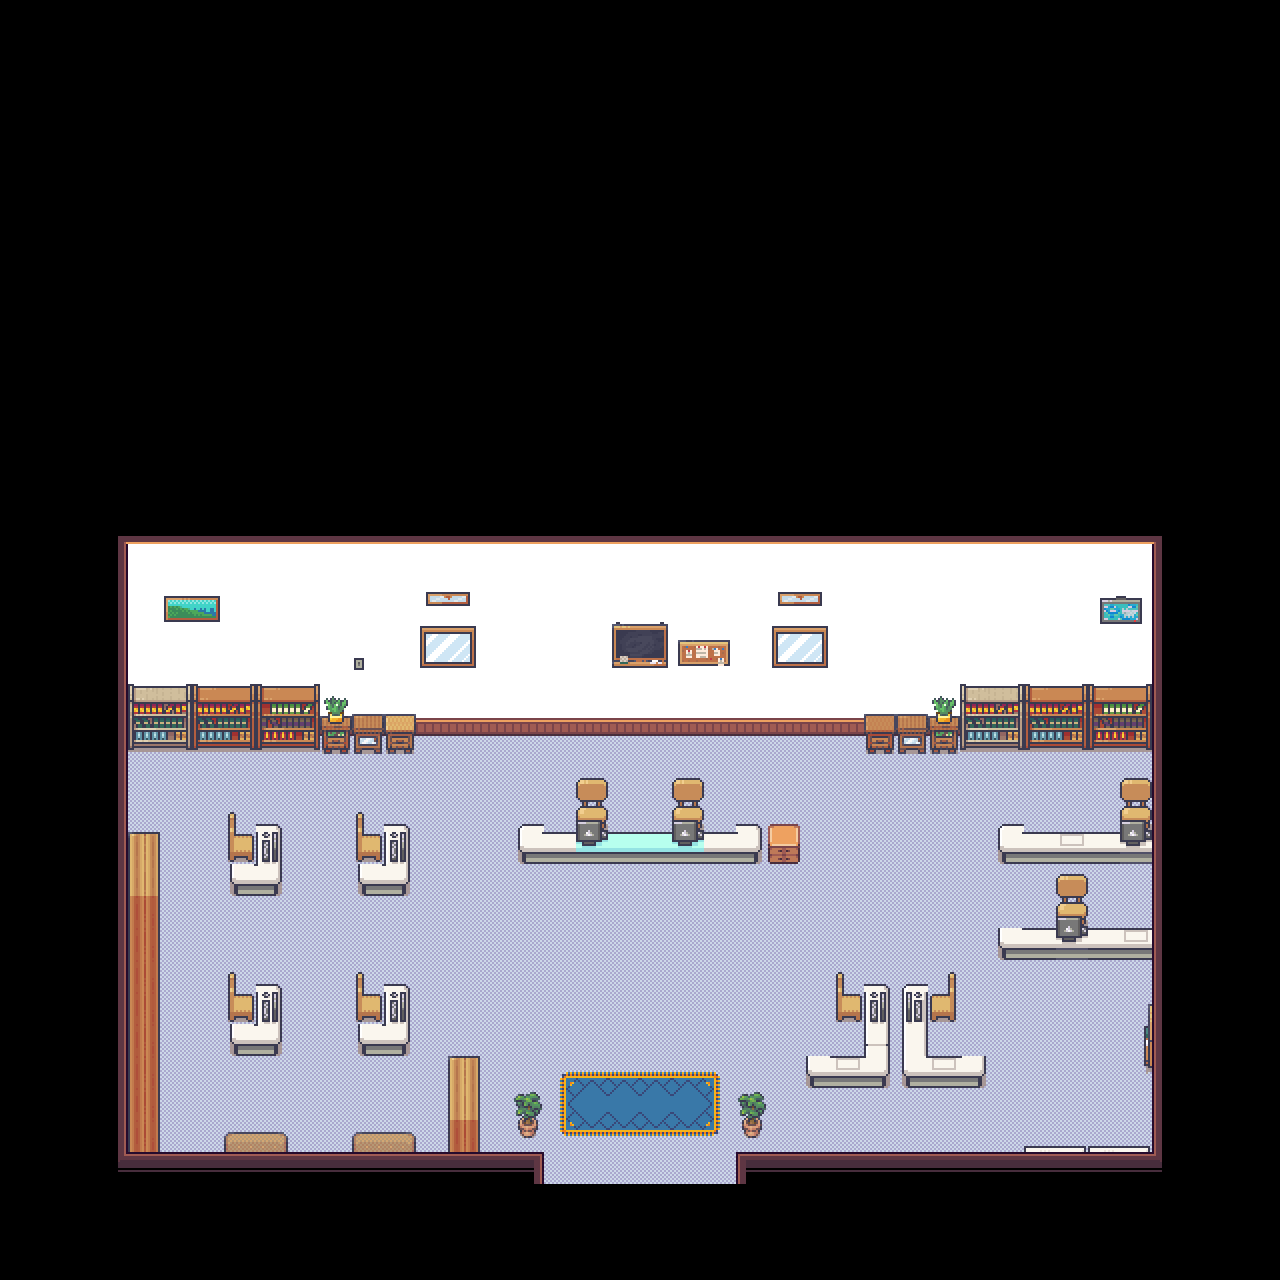

This is a level from a 2D game, rendered from its Tiled map with the project's own tilesets. A one-line summary and the map file follow, with tile-layer data summarised:
An orthogonal 40x40 tile map with 32x32 px tiles, 5 tile layers (backgroundLayer, itemLayer, furnitureLayer, carpetLayer, ...), 2 tilesets.

<map version="1.5" tiledversion="1.7.2" orientation="orthogonal" renderorder="right-down" width="40" height="40" tilewidth="32" tileheight="32" infinite="0" nextlayerid="8" nextobjectid="7">
 <editorsettings>
  <export target="BlockB-office.json" format="json" />
 </editorsettings>
 <tileset firstgid="1" name="atlas32x32" tilewidth="32" tileheight="32" tilecount="768" columns="48">
  <image source="atlas32x32.png" width="1536" height="512" />
  <tile id="0">
   <properties>
    <property name="wall" type="bool" value="true" />
   </properties>
  </tile>
  <tile id="48">
   <properties>
    <property name="wall" type="bool" value="true" />
   </properties>
  </tile>
  <tile id="528">
   <properties>
    <property name="frame" type="bool" value="true" />
   </properties>
  </tile>
  <tile id="529">
   <properties>
    <property name="frame" type="bool" value="true" />
   </properties>
  </tile>
  <tile id="530">
   <properties>
    <property name="frame" type="bool" value="true" />
   </properties>
  </tile>
  <tile id="531">
   <properties>
    <property name="frame" type="bool" value="true" />
   </properties>
  </tile>
  <tile id="532">
   <properties>
    <property name="frame" type="bool" value="true" />
   </properties>
  </tile>
  <tile id="576">
   <properties>
    <property name="frame" type="bool" value="true" />
   </properties>
  </tile>
  <tile id="577">
   <properties>
    <property name="frame" type="bool" value="true" />
   </properties>
  </tile>
  <tile id="578">
   <properties>
    <property name="frame" type="bool" value="true" />
   </properties>
  </tile>
  <tile id="579">
   <properties>
    <property name="frame" type="bool" value="true" />
   </properties>
  </tile>
  <tile id="580">
   <properties>
    <property name="frame" type="bool" value="true" />
   </properties>
  </tile>
  <tile id="594">
   <properties>
    <property name="miniBookcase" type="bool" value="true" />
   </properties>
  </tile>
  <tile id="624">
   <properties>
    <property name="frame" type="bool" value="true" />
   </properties>
  </tile>
  <tile id="625">
   <properties>
    <property name="frame" type="bool" value="true" />
   </properties>
  </tile>
  <tile id="626">
   <properties>
    <property name="frame" type="bool" value="true" />
   </properties>
  </tile>
  <tile id="627">
   <properties>
    <property name="frame" type="bool" value="true" />
   </properties>
  </tile>
  <tile id="628">
   <properties>
    <property name="frame" type="bool" value="true" />
   </properties>
  </tile>
  <tile id="642">
   <properties>
    <property name="miniBookcase" type="bool" value="true" />
   </properties>
  </tile>
  <tile id="672">
   <properties>
    <property name="frame" type="bool" value="true" />
   </properties>
  </tile>
  <tile id="673">
   <properties>
    <property name="frame" type="bool" value="true" />
   </properties>
  </tile>
  <tile id="674">
   <properties>
    <property name="frame" type="bool" value="true" />
   </properties>
  </tile>
  <tile id="675">
   <properties>
    <property name="frame" type="bool" value="true" />
   </properties>
  </tile>
  <tile id="676">
   <properties>
    <property name="frame" type="bool" value="true" />
   </properties>
  </tile>
  <tile id="720">
   <properties>
    <property name="frame" type="bool" value="true" />
   </properties>
  </tile>
  <tile id="721">
   <properties>
    <property name="frame" type="bool" value="true" />
   </properties>
  </tile>
  <tile id="722">
   <properties>
    <property name="frame" type="bool" value="true" />
   </properties>
  </tile>
  <tile id="723">
   <properties>
    <property name="frame" type="bool" value="true" />
   </properties>
  </tile>
  <tile id="724">
   <properties>
    <property name="frame" type="bool" value="true" />
   </properties>
  </tile>
 </tileset>
 <tileset firstgid="769" name="mordern32x32" tilewidth="32" tileheight="32" tilecount="1424" columns="16">
  <image source="mordern32x32.png" width="512" height="2848" />
  <tile id="80">
   <properties>
    <property name="table" type="bool" value="true" />
   </properties>
  </tile>
  <tile id="81">
   <properties>
    <property name="table" type="bool" value="true" />
   </properties>
  </tile>
  <tile id="82">
   <properties>
    <property name="table" type="bool" value="true" />
   </properties>
  </tile>
  <tile id="83">
   <properties>
    <property name="table" type="bool" value="true" />
   </properties>
  </tile>
  <tile id="84">
   <properties>
    <property name="table" type="bool" value="true" />
   </properties>
  </tile>
  <tile id="96">
   <properties>
    <property name="table" type="bool" value="true" />
   </properties>
  </tile>
  <tile id="97">
   <properties>
    <property name="table" type="bool" value="true" />
   </properties>
  </tile>
  <tile id="98">
   <properties>
    <property name="table" type="bool" value="true" />
   </properties>
  </tile>
  <tile id="99">
   <properties>
    <property name="table" type="bool" value="true" />
   </properties>
  </tile>
  <tile id="100">
   <properties>
    <property name="table" type="bool" value="true" />
   </properties>
  </tile>
  <tile id="112">
   <properties>
    <property name="table" type="bool" value="true" />
   </properties>
  </tile>
  <tile id="113">
   <properties>
    <property name="table" type="bool" value="true" />
   </properties>
  </tile>
  <tile id="114">
   <properties>
    <property name="table" type="bool" value="true" />
   </properties>
  </tile>
  <tile id="115">
   <properties>
    <property name="table" type="bool" value="true" />
   </properties>
  </tile>
  <tile id="116">
   <properties>
    <property name="table" type="bool" value="true" />
   </properties>
  </tile>
  <tile id="128">
   <properties>
    <property name="table" type="bool" value="true" />
   </properties>
  </tile>
  <tile id="129">
   <properties>
    <property name="table" type="bool" value="true" />
   </properties>
  </tile>
  <tile id="130">
   <properties>
    <property name="table" type="bool" value="true" />
   </properties>
  </tile>
  <tile id="131">
   <properties>
    <property name="table" type="bool" value="true" />
   </properties>
  </tile>
  <tile id="132">
   <properties>
    <property name="table" type="bool" value="true" />
   </properties>
  </tile>
  <tile id="144">
   <properties>
    <property name="table" type="bool" value="true" />
   </properties>
  </tile>
  <tile id="145">
   <properties>
    <property name="table" type="bool" value="true" />
   </properties>
  </tile>
  <tile id="146">
   <properties>
    <property name="table" type="bool" value="true" />
   </properties>
  </tile>
  <tile id="147">
   <properties>
    <property name="table" type="bool" value="true" />
   </properties>
  </tile>
  <tile id="148">
   <properties>
    <property name="table" type="bool" value="true" />
   </properties>
  </tile>
  <tile id="338">
   <properties>
    <property name="chair" type="bool" value="true" />
   </properties>
  </tile>
  <tile id="339">
   <properties>
    <property name="chair" type="bool" value="true" />
   </properties>
  </tile>
  <tile id="340">
   <properties>
    <property name="chair" type="bool" value="true" />
   </properties>
  </tile>
  <tile id="341">
   <properties>
    <property name="chair" type="bool" value="true" />
   </properties>
  </tile>
  <tile id="342">
   <properties>
    <property name="chair" type="bool" value="true" />
   </properties>
  </tile>
  <tile id="343">
   <properties>
    <property name="chair" type="bool" value="true" />
   </properties>
  </tile>
  <tile id="354">
   <properties>
    <property name="chair" type="bool" value="true" />
   </properties>
  </tile>
  <tile id="355">
   <properties>
    <property name="chair" type="bool" value="true" />
   </properties>
  </tile>
  <tile id="356">
   <properties>
    <property name="chair" type="bool" value="true" />
   </properties>
  </tile>
  <tile id="357">
   <properties>
    <property name="chair" type="bool" value="true" />
   </properties>
  </tile>
  <tile id="358">
   <properties>
    <property name="chair" type="bool" value="true" />
   </properties>
  </tile>
  <tile id="359">
   <properties>
    <property name="chair" type="bool" value="true" />
   </properties>
  </tile>
  <tile id="528">
   <properties>
    <property name="woodWardrobe" type="bool" value="true" />
   </properties>
  </tile>
  <tile id="529">
   <properties>
    <property name="woodWardrobe" type="bool" value="true" />
   </properties>
  </tile>
  <tile id="530">
   <properties>
    <property name="woodWardrobe" type="bool" value="true" />
   </properties>
  </tile>
  <tile id="531">
   <properties>
    <property name="woodWardrobe" type="bool" value="true" />
   </properties>
  </tile>
  <tile id="532">
   <properties>
    <property name="woodWardrobe" type="bool" value="true" />
   </properties>
  </tile>
  <tile id="732">
   <properties>
    <property name="plant" type="bool" value="true" />
   </properties>
  </tile>
  <tile id="748">
   <properties>
    <property name="plant" type="bool" value="true" />
   </properties>
  </tile>
  <tile id="827">
   <properties>
    <property name="miniFlowerCabinet" type="bool" value="true" />
   </properties>
  </tile>
  <tile id="828">
   <properties>
    <property name="miniFlowerCabinet" type="bool" value="true" />
   </properties>
  </tile>
  <tile id="829">
   <properties>
    <property name="miniFlowerCabinet" type="bool" value="true" />
   </properties>
  </tile>
  <tile id="843">
   <properties>
    <property name="miniFlowerCabinet" type="bool" value="true" />
   </properties>
  </tile>
  <tile id="844">
   <properties>
    <property name="miniFlowerCabinet" type="bool" value="true" />
   </properties>
  </tile>
  <tile id="845">
   <properties>
    <property name="miniFlowerCabinet" type="bool" value="true" />
   </properties>
  </tile>
  <tile id="912">
   <properties>
    <property name="miniCabinet" type="bool" value="true" />
   </properties>
  </tile>
  <tile id="913">
   <properties>
    <property name="miniCabinet" type="bool" value="true" />
   </properties>
  </tile>
  <tile id="914">
   <properties>
    <property name="miniCabinet" type="bool" value="true" />
   </properties>
  </tile>
  <tile id="928">
   <properties>
    <property name="miniCabinet" type="bool" value="true" />
   </properties>
  </tile>
  <tile id="929">
   <properties>
    <property name="miniCabinet" type="bool" value="true" />
   </properties>
  </tile>
  <tile id="930">
   <properties>
    <property name="miniCabinet" type="bool" value="true" />
   </properties>
  </tile>
  <tile id="1098">
   <properties>
    <property name="bookcase" type="bool" value="true" />
   </properties>
  </tile>
  <tile id="1099">
   <properties>
    <property name="bookcase" type="bool" value="true" />
   </properties>
  </tile>
  <tile id="1100">
   <properties>
    <property name="bookcase" type="bool" value="true" />
   </properties>
  </tile>
  <tile id="1101">
   <properties>
    <property name="bookcase" type="bool" value="true" />
   </properties>
  </tile>
  <tile id="1102">
   <properties>
    <property name="bookcase" type="bool" value="true" />
   </properties>
  </tile>
  <tile id="1103">
   <properties>
    <property name="bookcase" type="bool" value="true" />
   </properties>
  </tile>
  <tile id="1114">
   <properties>
    <property name="bookcase" type="bool" value="true" />
   </properties>
  </tile>
  <tile id="1115">
   <properties>
    <property name="bookcase" type="bool" value="true" />
   </properties>
  </tile>
  <tile id="1116">
   <properties>
    <property name="bookcase" type="bool" value="true" />
   </properties>
  </tile>
  <tile id="1117">
   <properties>
    <property name="bookcase" type="bool" value="true" />
   </properties>
  </tile>
  <tile id="1118">
   <properties>
    <property name="bookcase" type="bool" value="true" />
   </properties>
  </tile>
  <tile id="1119">
   <properties>
    <property name="bookcase" type="bool" value="true" />
   </properties>
  </tile>
  <tile id="1130">
   <properties>
    <property name="bookcase" type="bool" value="true" />
   </properties>
  </tile>
  <tile id="1131">
   <properties>
    <property name="bookcase" type="bool" value="true" />
   </properties>
  </tile>
  <tile id="1132">
   <properties>
    <property name="bookcase" type="bool" value="true" />
   </properties>
  </tile>
  <tile id="1133">
   <properties>
    <property name="bookcase" type="bool" value="true" />
   </properties>
  </tile>
  <tile id="1134">
   <properties>
    <property name="bookcase" type="bool" value="true" />
   </properties>
  </tile>
  <tile id="1135">
   <properties>
    <property name="bookcase" type="bool" value="true" />
   </properties>
  </tile>
  <tile id="1146">
   <properties>
    <property name="bookcase" type="bool" value="true" />
   </properties>
  </tile>
  <tile id="1147">
   <properties>
    <property name="bookcase" type="bool" value="true" />
   </properties>
  </tile>
  <tile id="1148">
   <properties>
    <property name="bookcase" type="bool" value="true" />
   </properties>
  </tile>
  <tile id="1149">
   <properties>
    <property name="bookcase" type="bool" value="true" />
   </properties>
  </tile>
  <tile id="1150">
   <properties>
    <property name="bookcase" type="bool" value="true" />
   </properties>
  </tile>
  <tile id="1151">
   <properties>
    <property name="bookcase" type="bool" value="true" />
   </properties>
  </tile>
  <tile id="1159">
   <properties>
    <property name="sofa" type="bool" value="true" />
   </properties>
  </tile>
  <tile id="1160">
   <properties>
    <property name="sofa" type="bool" value="true" />
   </properties>
  </tile>
  <tile id="1162">
   <properties>
    <property name="bookcase" type="bool" value="true" />
   </properties>
  </tile>
  <tile id="1163">
   <properties>
    <property name="bookcase" type="bool" value="true" />
   </properties>
  </tile>
  <tile id="1164">
   <properties>
    <property name="bookcase" type="bool" value="true" />
   </properties>
  </tile>
  <tile id="1165">
   <properties>
    <property name="bookcase" type="bool" value="true" />
   </properties>
  </tile>
  <tile id="1166">
   <properties>
    <property name="bookcase" type="bool" value="true" />
   </properties>
  </tile>
  <tile id="1167">
   <properties>
    <property name="bookcase" type="bool" value="true" />
   </properties>
  </tile>
  <tile id="1178">
   <properties>
    <property name="bookcase" type="bool" value="true" />
   </properties>
  </tile>
  <tile id="1179">
   <properties>
    <property name="bookcase" type="bool" value="true" />
   </properties>
  </tile>
  <tile id="1180">
   <properties>
    <property name="bookcase" type="bool" value="true" />
   </properties>
  </tile>
  <tile id="1181">
   <properties>
    <property name="bookcase" type="bool" value="true" />
   </properties>
  </tile>
  <tile id="1182">
   <properties>
    <property name="bookcase" type="bool" value="true" />
   </properties>
  </tile>
  <tile id="1183">
   <properties>
    <property name="bookcase" type="bool" value="true" />
   </properties>
  </tile>
 </tileset>
 <layer id="2" name="backgroundLayer" width="40" height="40">
  <data>[1600 cells, 614 non-empty, 3 distinct tile ids]</data>
 </layer>
 <layer id="4" name="itemLayer" width="40" height="40">
  <data>[1600 cells, 22 non-empty, 8 distinct tile ids]</data>
 </layer>
 <layer id="3" name="furnitureLayer" width="40" height="40">
  <data>[1600 cells, 180 non-empty, 79 distinct tile ids]</data>
 </layer>
 <layer id="6" name="carpetLayer" width="40" height="40">
  <data>[1600 cells, 18 non-empty, 9 distinct tile ids]</data>
 </layer>
 <layer id="1" name="frameLayer" width="40" height="40">
  <data>[1600 cells, 80 non-empty, 10 distinct tile ids]</data>
 </layer>
</map>
